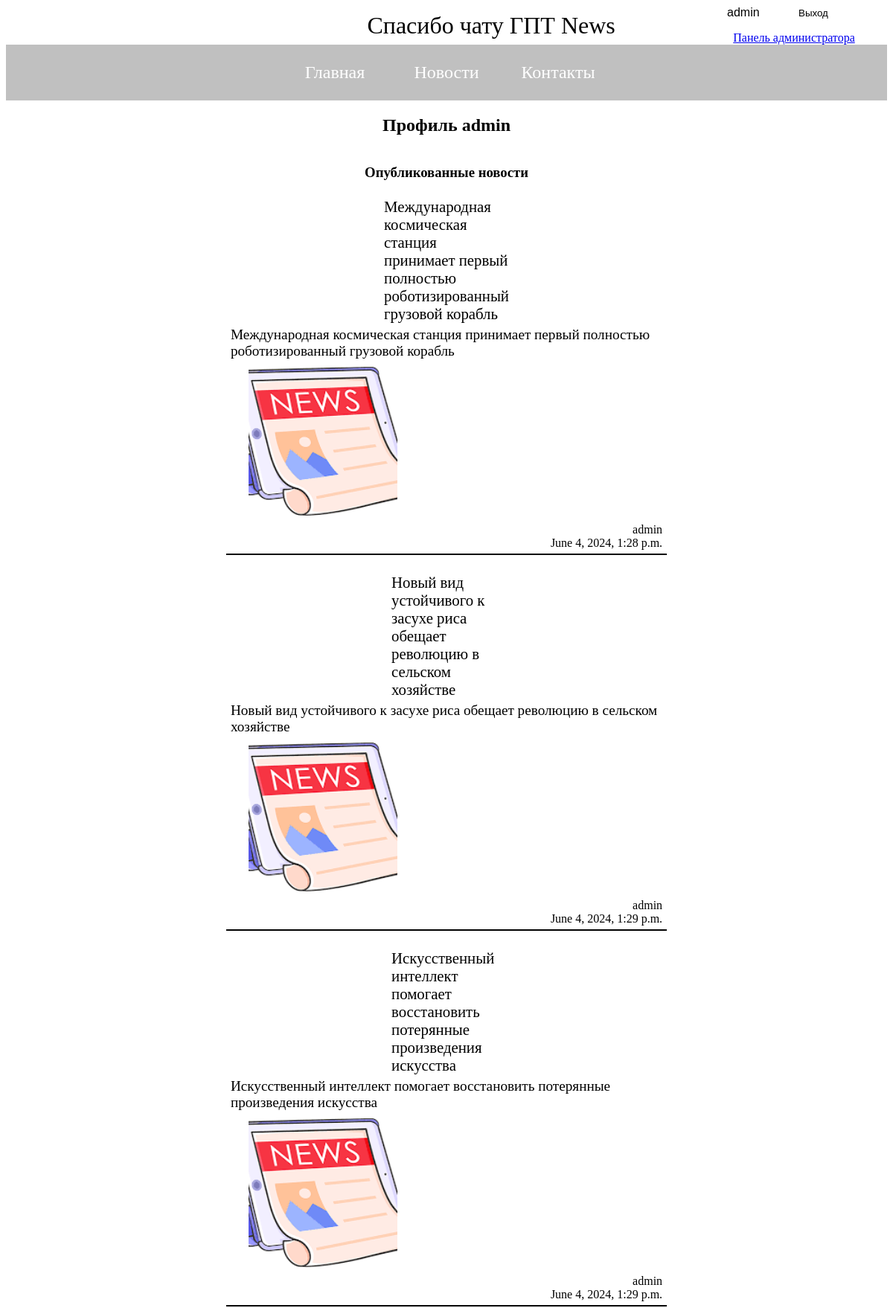
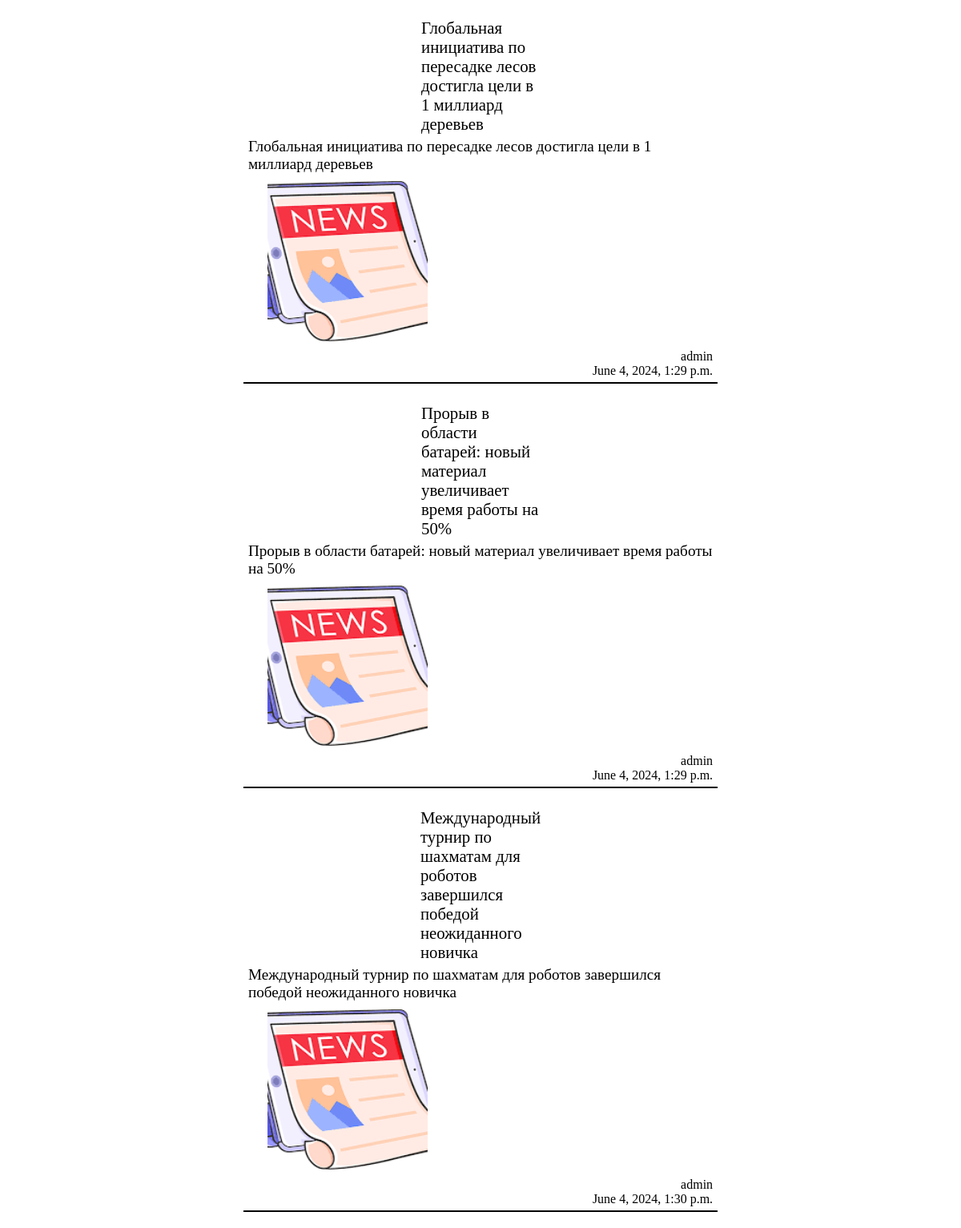
The page /users/profile/ (signed in, upper part) on the database its author committed (2 pictures, top to bottom).
### Gingerbreads/models.py (models this page shows, shortened)
class Gingerbreads(models.Model):
    title = models.CharField(max_length=200, verbose_name="Заголовок")
    content = models.TextField(verbose_name="Содержание")
    date_published = models.DateTimeField(default=timezone.now ,verbose_name="Дата публикации")
    images = models.ImageField(upload_to="images/", verbose_name="Изображение")
    author = models.ForeignKey(User, on_delete=models.CASCADE, verbose_name="Автор", null=True, blank=True)
    def get_absolute_url(self):
        return reverse("news:Gingerbreads_detail", kwargs={"pk": self.pk})

### Users/views.py (the view)
# urls.py: path("profile/", views.profile, name="profile"),
def profile(request):
    user_blogs = request.user.gingerbreads_set.all()
    return render(request, 'Users/profile.html', {"user_blogs":user_blogs})

### Users/templates/users/profile.html (shortened to what this page needs)
{% extends 'Gingerbreads/layout.html' %}
{% load static %}
{% block static %}
<link rel="stylesheet" href="{% static 'Users/css/profile.css' %}">
{% endblock static %}
{% block content %}
    <div class="profile">
        <h2>Профиль {{user.username}}</h2>
        <h3>Опубликованные новости</h3>
            {% if  user_blogs %}
                <div class="blogs">
                    {% for blog in user_blogs %}
                    <div class='blog' href="{% url 'news:Gingerbreads_detail' blog.id %}">
                        <div style="width: 100%; display:flex; justify-content: center;">
                            <a href="{{ blog.get_absolute_url }}" class='title_blog'>{{ blog.title }}</a>
                        </div>
                        <a class='content_blog'>{{blog.content | truncatechars:150 }}</a>
                        <div class='img_blog'>
                            <div
                            style=
                            'background: url({{blog.images.url}}) no-repeat;
                            background-position: center;
                            background-size:cover;
                                width: 100%;
                                height: 100%;'></div>
                            </div>
                            <div class='blog_info'>
                                <a>{{blog.author}}</a>
                                <a>{{blog.date_published}}</a>
                            </div>
                        </div>
                    {% endfor %}
                </div>
            {% else %}
            <a>Пользователь еще не делился новостями</a>
            {% endif %}
    </div>
{% endblock content %}

### Gingerbreads/templates/Gingerbreads/Layout.html (shortened to what this page needs)
{% load static %}
<html lang="en">
<head>
<link rel="stylesheet" href="{% static 'Gingerbreads/css/layout.css' %}">
{% block static %}
{% endblock %}
</head>
<body>
    <div class="header">
        <div class="nav-logo">
            <a href='{% url 'news:Gingerbreads' %}' class="head_text">Спасибо чату ГПТ News</a>
        </div>
        <div class="user_logo">
            {% if user.is_authenticated %}
                <div style="display:flex; align-items: baseline">
                <a  class="user_btn" href="{% url 'Users:profile' %}">{{ user.username }}</a>
                <form action="{% url 'Users:logout' %}" method="post">
                    <button type="submit" class="user_btn">Выход</button>
                </form>
                </div>
                {% if user.is_superuser %}
                <div>
                    <a class="admin_btn" href="{% url 'admin:index' %}">Панель администратора</a>
                </div>
                {% endif %}
            {% else %}
                <div>
                    <a class="user_btn" href="{% url 'Users:login' %}">Вход</a>
                    <a class="user_btn" href="{% url 'Users:register' %}">Регистрация</a>
                </div>
            {% endif %}
        </div>
    </div>
    <div class="navigate">
            <a href='{% url 'news:Gingerbreads' %}' class="nav_btn">Главная</a>
            <a href='{% url 'news:News' %}' class="nav_btn">Новости</a>
            <a href='{% url 'news:contacts' %}' class="nav_btn">Контакты</a>
    </div>
    {% block content %}
    {% endblock %}
</body>
</html>

### static/Gingerbreads/css/layout.css (style rules this page uses)
body { position: relative; padding-bottom: 58px; box-sizing: border-box; }
.head_text { justify-content: center; font-size: 2em; text-decoration: none; color: black; }
.nav-logo { display: flex; justify-content: center; align-items: center; padding-left: 41%; }
.navigate { display: flex; background-color: #C0C0C0; width: 100%; height: 75px; font-size: 1.5em; justify-content: center; align-items: center }
.nav_btn { width: 150px; color: white; display: flex; justify-content: center; text-decoration: none; }
.user_btn { display: flex; align-items: center; font-size: 1 em; width: 90px; text-decoration: none; color: black; border: none; background-color: white; font-family: Arial; }
.header { display: flex; justify-content: space-between }
.user_logo { display: flex; align-items: center; width: 250px; justify-content: space-around; flex-direction: column }

### static/users/css/profile.css (style rules this page uses)
.profile { display: flex; flex-direction: column; align-items: center; }
.blog { background-color: white; width: 50%; color: black; border-bottom: 2px solid black; }
.blog_info { display: flex; flex-direction: column; align-items: flex-end; padding-right: 1%; padding-bottom: 5px; padding-top: 10px; }
.title_blog { display: flex; justify-content: center; color: black; text-decoration: none; font-size: 1.3em; padding-top: 5px; padding-bottom: 5px; width: 25%; }
.content_blog { padding-left: 1%; padding-right: 1%; color: black; font-size: 1.2em; width: 98%; display: flex; padding-bottom: 10px; }
.img_blog { width: 200px; height: 200px; padding-left: 5%; background-size: cover; background-position: center; background-repeat: no-repeat; }
.blogs { display: flex; flex-direction: column; align-items: center; min-width: 100%; }

### rows shown on the page
Gingerbreads: title "Международная космическая станция принимает первый полностью роботизированный грузовой корабль", content "Международная космическая станция принимает первый полностью роботизированный грузовой корабль", images (picture), author "admin", date_published "June 4, 2024, 1:28 p.m."
Gingerbreads: title "Новый вид устойчивого к засухе риса обещает революцию в сельском хозяйстве", content "Новый вид устойчивого к засухе риса обещает революцию в сельском хозяйстве", images (picture), author "admin", date_published "June 4, 2024, 1:29 p.m."
Gingerbreads: title "Искусственный интеллект помогает восстановить потерянные произведения искусства", content "Искусственный интеллект помогает восстановить потерянные произведения искусства", images (picture), author "admin", date_published "June 4, 2024, 1:29 p.m."
Gingerbreads: title "Глобальная инициатива по пересадке лесов достигла цели в 1 миллиард деревьев", content "Глобальная инициатива по пересадке лесов достигла цели в 1 миллиард деревьев", images (picture), author "admin", date_published "June 4, 2024, 1:29 p.m."
Gingerbreads: title "Прорыв в области батарей: новый материал увеличивает время работы на 50%", content "Прорыв в области батарей: новый материал увеличивает время работы на 50%", images (picture), author "admin", date_published "June 4, 2024, 1:29 p.m."
Gingerbreads: title "Международный турнир по шахматам для роботов завершился победой неожиданного новичка", content "Международный турнир по шахматам для роботов завершился победой неожиданного новичка", images (picture), author "admin", date_published "June 4, 2024, 1:30 p.m."

### other values the page prints
{{ user.username }} "admin"
